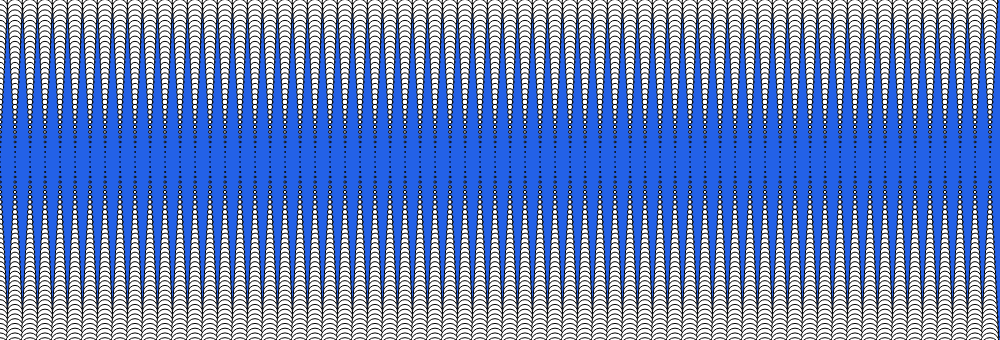
Frame 1 (no input)
Frame 60 (no input): identical to frame 1, image omitted
Frame 120 (the mouse pressed at the canvas centre since frame 60): identical to frame 1, image omitted

The p5.js sketch that drew this single still picture (run headless with seeded random() and noise() and a simulated clock; from frame 60 on, the mouse is pressed at the canvas centre):

// p5.js sketch
// ── sketch.js
function setup() {
    createCanvas(1000, 340);  
    background (35, 198, 231)
}

function draw(){
    background(35, 97, 231);
    for (var y = 2; y <= 1000; y += 5) {
        for (var x = 0; x <= 1000; x += 15) {
         ellipse(0 + x, y, 16 - y/10.0, 16 - y/10.0)
        }    
    }
    
   }
